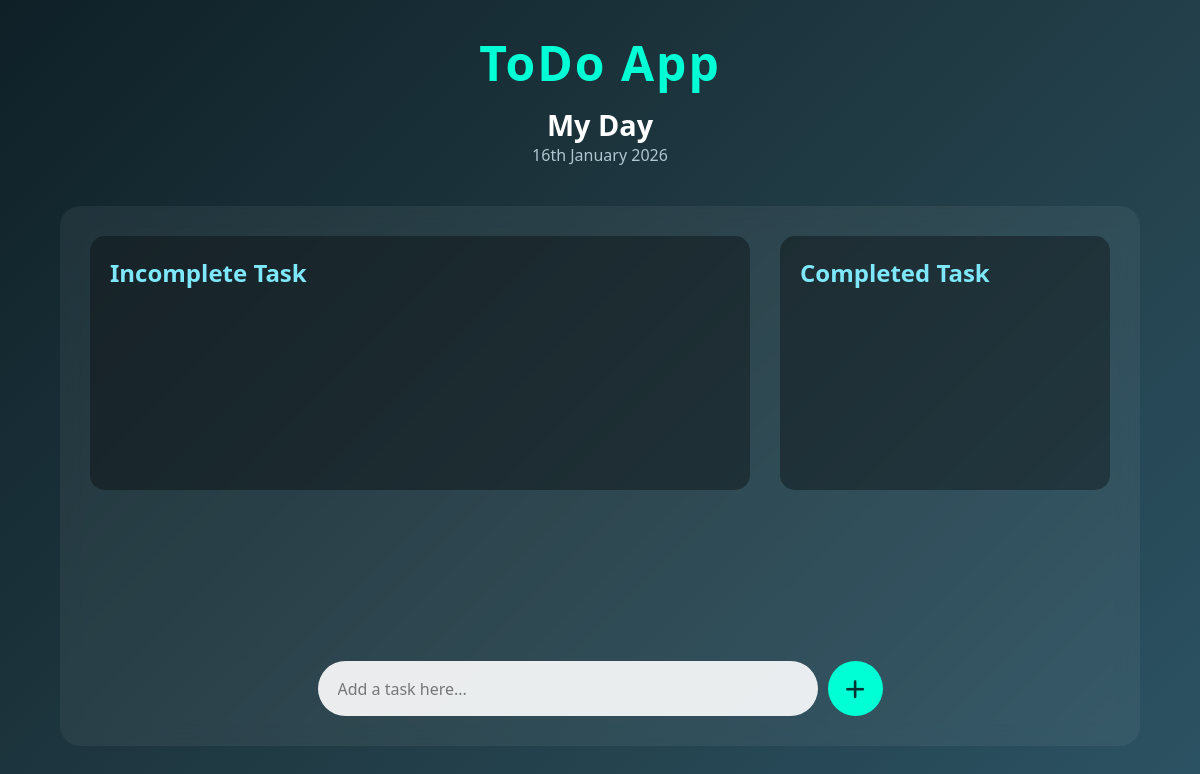
The app's page /, older data.
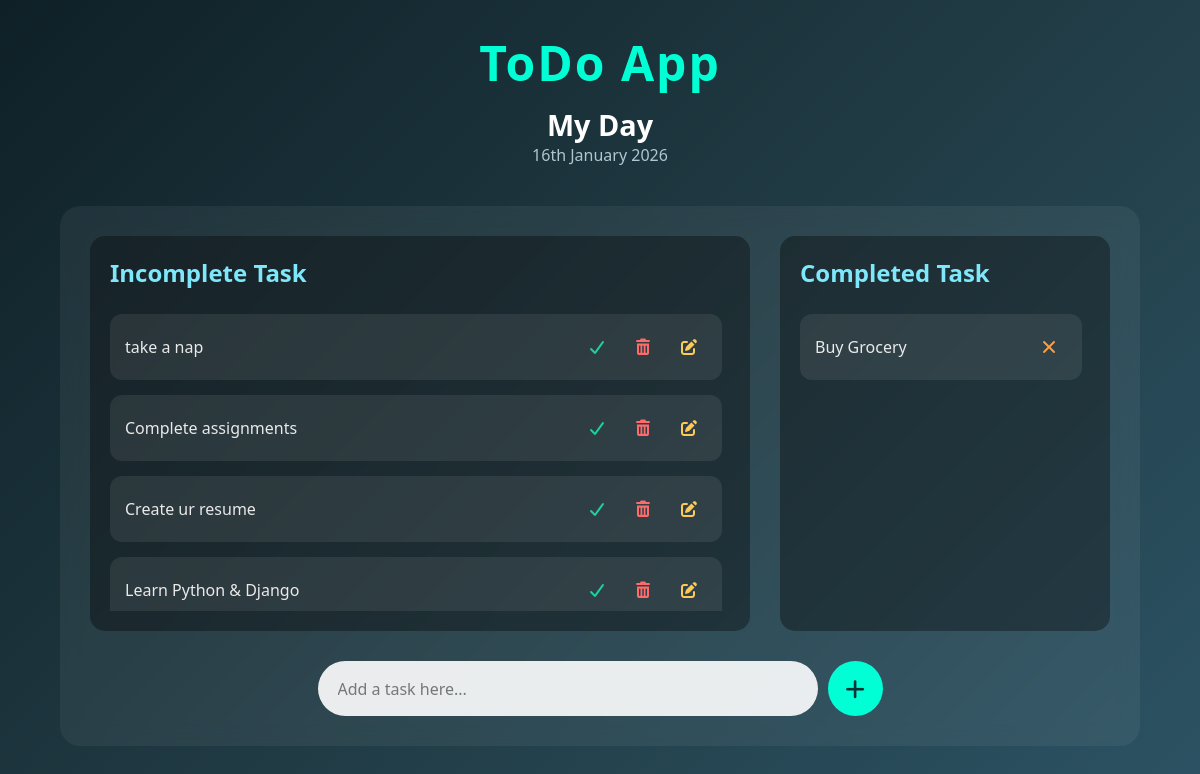
The same page, newer data.
### todo/models.py (models this page shows)
class Task(models.Model):
    task = models.CharField(max_length=255)
    is_completed = models.BooleanField(default=False)
    created_at = models.DateTimeField(auto_now_add=True)
    updated_at = models.DateTimeField(auto_now=True)
    def __str__(self):
        return self.task

### todo_main/views.py (the view)
# urls.py: 2. Add a URL to urlpatterns:  path('', views.home, name='home')
def home(request):
    tasks = Task.objects.filter(is_completed=False).order_by('-updated_at')
    c_tasks = Task.objects.filter(is_completed=True).order_by('-updated_at')
    context = {
        "tasks": tasks,
        "c_tasks": c_tasks,
        "today": date.today()
    }
    return render(request, "home.html",context)

### templates/home.html (shortened to what this page needs)
{% load static %}
<!DOCTYPE html>
<html lang="en">
<head>
    <link rel="stylesheet" href="{% static 'css/style.css' %}">
    <link rel="stylesheet" href="https://cdnjs.cloudflare.com/ajax/libs/font-awesome/7.0.1/css/all.min.css" />
</head>
<body>
    <div class="title">
        <h1>ToDo App</h1>
    </div>
    <div class="heading">
        <div class="day">
            <h2>My Day</h2>
        </div>
        <div class="date">
            <h3>{{ today|date:"jS F Y" }}</h3>
        </div>
    </div>
    <div class="container">
        <div class="right_container">
            <h2>Incomplete Task</h2>
            <div class="task_list">
                {% for task in tasks %}
                <div class="show_task">
                    <h3>{{ task }}</h3>
                    <a href="{% url 'mark_as_done' task.pk %}" class="action-btn done">
                        <i class="fa-solid fa-check"></i>
                    </a>
                    <a href="{% url 'deleteTask' task.pk %}" class="action-btn delete">
                        <i class="fa-solid fa-trash-can"></i>
                    </a>
                    <a onclick="openModal('{{task.pk}}','{{task.task|escapejs}}')" class="action-btn edit">
                        <i class="fa-solid fa-pen-to-square"></i>
                    </a>
                </div>
                {% endfor %}
            </div>
        </div>
        <div class="left_container">
            <h2>Completed Task</h2>
            <div class="task_list">
                {% for c_task in c_tasks %}
                <div class="show_task">
                    <h3>{{ c_task }}</h3>
                    <a href="{% url 'mark_as_undone' c_task.pk %}" class="action-btn undo">
                        <i class="fa-solid fa-xmark"></i>
                    </a>
                </div>
                {% endfor %}
            </div>
        </div>
        <div class="add_task">
            <form action="{% url 'addTask' %}" method="POST">
                <input name="task" type="text" placeholder="Add a task here..." />
                <button type="submit" class="add_btn">
                    <i class="fa-solid fa-plus"></i>
                </button>
            </form>
        </div>
    </div>
</body>
</html>

### todo_main/static/css/style.css (style rules this page uses)
* { margin: 0; padding: 0; box-sizing: border-box; font-family: "Segoe UI", Tahoma, Geneva, Verdana, sans-serif; }
body { min-height: 100vh; background: linear-gradient(135deg, #0f2027, #203a43, #2c5364); color: #eaeaea; display: flex; flex-direction: column; align-items: center; }
.title { margin-top: 30px; text-align: center; }
.title h1 { font-size: 3rem; font-weight: 700; color: #00ffd5; letter-spacing: 2px; }
.heading { margin-top: 10px; text-align: center; }
.heading h2 { font-size: 1.8rem; color: #ffffff; }
.heading h3 { font-size: 1rem; font-weight: 400; color: #b0c7d1; }
.container { width: 90%; max-width: 1100px; height: 540px; background: rgba(255, 255, 255, 0.06); border-radius: 20px; padding: 30px; display: grid; grid-template-columns: 2fr 1fr; gap: 30px; backdrop-filter: blur(10px); margin: 40px auto 60px auto; }
.right_container, .left_container { background: rgba(0, 0, 0, 0.35); border-radius: 15px; padding: 20px; display: flex; flex-direction: column; overflow: hidden; }
.left_container h2 { margin-bottom: 15px; color: #7ee8fa; }
.right_container h2 { margin-bottom: 15px; color: #7ee8fa; }
.task_list { margin-top: 10px; display: flex; flex-direction: column; gap: 15px; flex: 1; overflow-y: auto; padding-right: 8px; padding-bottom: 15px; }
.show_task { background: rgba(255, 255, 255, 0.08); padding: 15px; border-radius: 12px; display: flex; align-items: center; gap: 10px; }
.show_task h3 { flex: 1; font-size: 1rem; font-weight: 500; }
.action-btn { width: 36px; height: 36px; text-decoration: none; cursor: pointer; font-size: 1rem; border-radius: 50%; display: inline-flex; align-items: center; justify-content: center; transition: background 0.3s, transform 0.2s; }
.action-btn.done { color: #1dd1a1; }
.action-btn.undo { color: #ff9f43; }
.action-btn.delete { color: #ff6b6b; }
.action-btn.edit { color: #feca57; }
.add_task { grid-column: span 2; margin-top: auto; display: flex; justify-content: center; }
.add_task form { width: 100%; display: flex; justify-content: center; gap: 10px; }
.add_task form input { width: 100%; max-width: 500px; padding: 15px 20px; border-radius: 30px; border: none; outline: none; font-size: 1rem; background: rgba(255, 255, 255, 0.9); color: #333; }
.add_task form input::placeholder { color: #777; }
.add_btn { width: 55px; height: 55px; border-radius: 50%; border: none; background: #00ffd5; color: #003333; font-size: 1.3rem; cursor: pointer; transition: 0.3s; }

Row changes from the older to the newer data that the page shows:
added Task: task "take a nap", shown under "Incomplete Task"
added Task: task "Complete assignments", shown under "Incomplete Task"
added Task: task "Create ur resume", shown under "Incomplete Task"
added Task: task "Learn Python & Django", shown under "Incomplete Task"
added Task: task "Buy Grocery", shown under "Completed Task"
